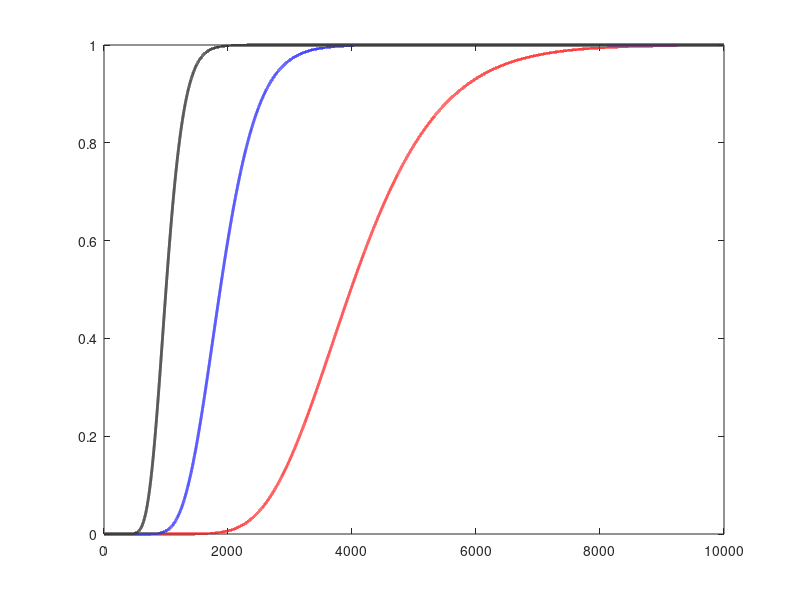

The MATLAB source for this figure:
mu = 0;
sigma = 3;
eta1 = 2.5;
eta2 = 2.75;
eta3 = 3;

x1 = 0:0.1:10000;
y1 = normcdf(-90+10*eta1*log10(x1),mu,sigma);

x2 = 0:0.1:10000;
y2 = normcdf(-90+10*eta2*log10(x2),mu,sigma);

x3 = 0:0.1:10000;
y3 = normcdf(-90+10*eta3*log10(x3),mu,sigma);

plot(x1,y1,'r','lineWidth',2)
hold on
plot(x2,y2,'b','lineWidth',2)
hold on
plot(x3,y3,'k','lineWidth',2)
